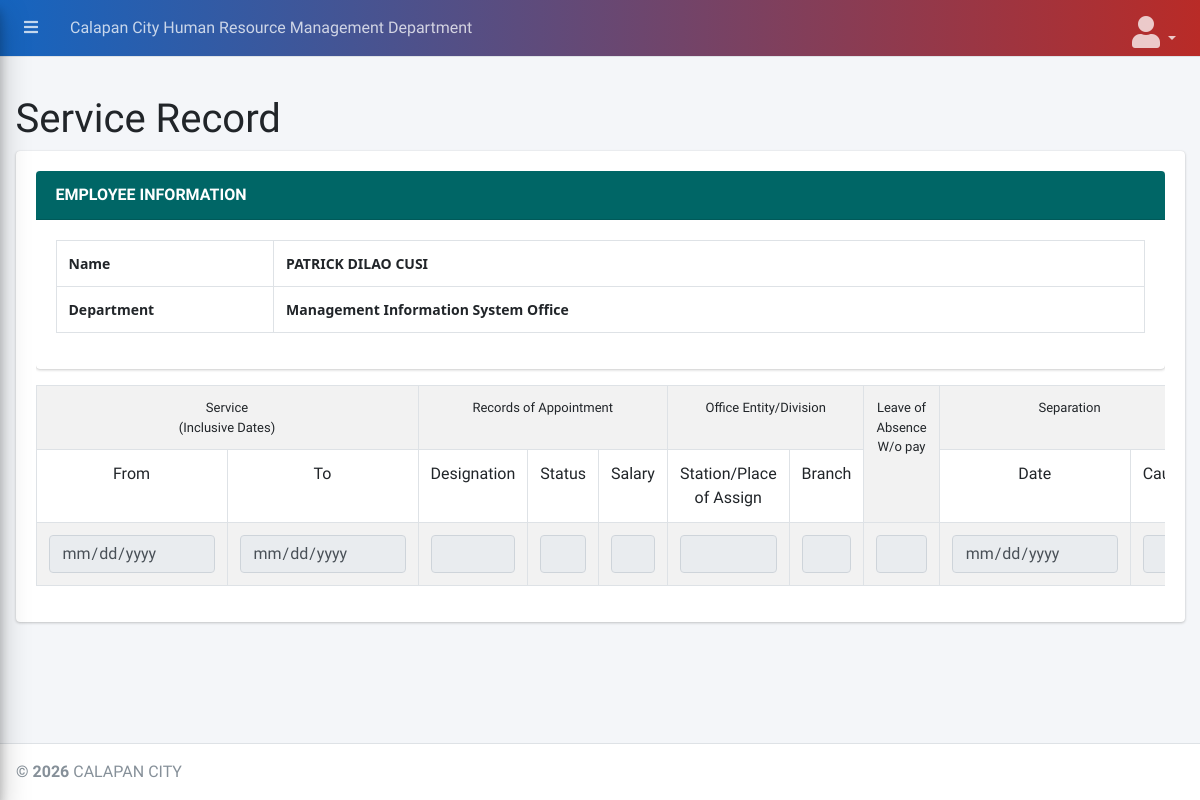
Page /pages/ServiceRecord.php (signed in) on the earlier database version.
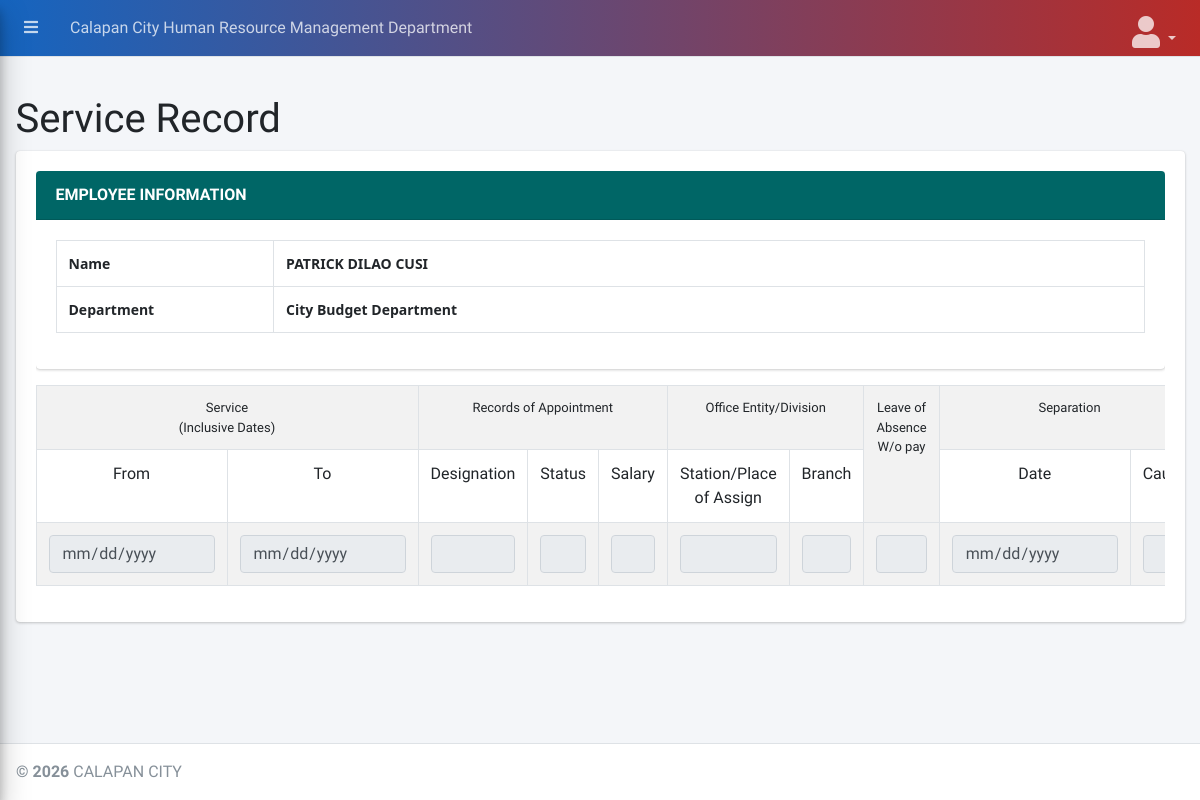
Same page on the later database version.
### tables this page shows
CREATE TABLE `i` (
  `EmpNo` varchar(50) NOT NULL,
  `Lname` varchar(50) NOT NULL,
  `Fname` varchar(50) NOT NULL,
  `Mname` varchar(50) NOT NULL,
  `Extension` varchar(5) NOT NULL,
  `BirthDate` date NOT NULL,
  `PlaceBirth` varchar(100) NOT NULL,
  `Gender` varchar(6) NOT NULL,
  `Civil` varchar(50) NOT NULL,
  `Password` varchar(255) NOT NULL,
  `Dept` varchar(50) NOT NULL,
  `Height` varchar(10) NOT NULL,
  `Weight` varchar(10) NOT NULL,
  `BloodType` varchar(5) NOT NULL,
  `GSIS` varchar(50) NOT NULL,
  `Pagibig` varchar(50) NOT NULL,
  `PHealth` varchar(50) NOT NULL,
  `SSS` varchar(50) NOT NULL,
  `Tin` varchar(50) NOT NULL,
  `AgencyEmpNo` varchar(50) NOT NULL,
  `Citizenship` varchar(100) NOT NULL,
  `Country` varchar(100) NOT NULL,
  `HouseNo` varchar(100) NOT NULL,
  `Street` varchar(100) NOT NULL,
  `Subd` varchar(100) NOT NULL,
  `Brgy` varchar(100) NOT NULL,
  `City` varchar(100) NOT NULL,
  `Province` varchar(100) NOT NULL,
  `Zip` varchar(10) NOT NULL,
  `Perm_House` varchar(100) NOT NULL,
  `Perm_Street` varchar(100) NOT NULL,
  `Perm_Subd` varchar(100) NOT NULL,
  `Perm_Brgy` varchar(100) NOT NULL,
  `Perm_City` varchar(100) NOT NULL,
  `Perm_Province` varchar(100) NOT NULL,
  `Perm_Zip` varchar(10) NOT NULL,
  `TelNo` varchar(20) NOT NULL,
  `MobileNo` varchar(20) NOT NULL,
  `EMail` varchar(100) NOT NULL,
  `EmploymentStatus` varchar(30) NOT NULL,
  `date_hired` date NOT NULL,
  `profile_pic` varchar(50) NOT NULL,
  `Privacy` varchar(10) NOT NULL
);

### pages/ServiceRecord.php (the view, shortened to what the changed rows need)
<?php
require_once('../includes/initialize.php');
include_once(PARTIALS_PATH . 'header.php');
$EmpNoquery = $pdo->prepare("SELECT EmpNo, CONCAT(Fname, ' ',Mname, ' ', Lname) AS Name, Dept FROM i WHERE EmpNo = ?");
$EmpNoquery->execute([$_SESSION["EmpID"]]);
$EmpNoRow = $EmpNoquery->fetch();
?>
    <link rel="stylesheet" type="text/css" href="https://cdn.datatables.net/1.10.21/css/jquery.dataTables.css">
                    <div class="wrapper">
                        <div class="content-wrapper">
                            <section class="content">
                                <div class="container-fluid">
                                    <form action="ServiceRec.php?id=<?php echo $EmpNoRow['EmpNo'];?>" method="post">
                    <div id="page-wrapper">
                        <div class="row">
                            <div class="col-lg-12">
                                <h1 class="page-header">Service Record</h1>
                            </div>
                        </div>
                        <div class="row">
                <div class="col-lg-12">
                    <div class="card">
                        <div class="card-body">
                            <div class="table-responsive">
                                <div class="card">
                                    <div class="card-body">
                                        <div class="table-responsive">
                                            <table class="table table-bordered table-hover" style="font-family: 'Segoe UI', Tahoma, Geneva, Verdana, sans-serif; font-size: 14px;">
                                                <tbody>
                                                    <tr>
                                                        <td style="width: 20%; font-weight: 600;">Department</td>
                                                        <td style="width: 80%; font-weight: bold;">
                                                            <?php echo $EmpNoRow['Dept']; ?>
                                                        </td>
                                                    </tr>
                                                </tbody>
                                            </table>
                                        </div>
                                    </div>
                                </div>
                            </div>
                        </div>
                    </div>
                </div>
            </div>
		</div>
            </div>
        </section>
    </div>
</div>
<?php
include_once('../partials/footer.php');
?>

Differences in the rows shown:
changed i: Dept "Management Information System Office" → "City Budget Department"
